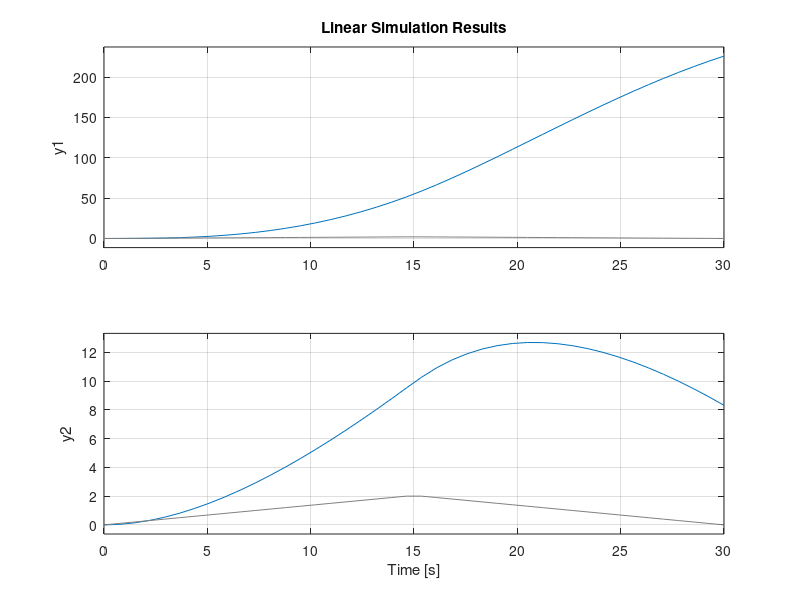

Here is the MATLAB script that generated this plot:
% test 
% day 2 with aaron
% pysic
Cd = 0.5;
m = 5;
alpha = 0.004;

% ramp input force up and down
Fin = horzcat((0:0.5:10),(10:-0.5:0)) ./ m;

% system
A = [0 1; 0  -(Cd/m - alpha/m)];
B = [0 1]';
C = [1 0; 0 1];
D = [0 0]';

sys = ss(A, B, C, D);

t = linspace(0,30,42);
bleh = zeros(1, length(Fin));
inputMat = horzcat(bleh', Fin');
lsim(sys, Fin', t')

